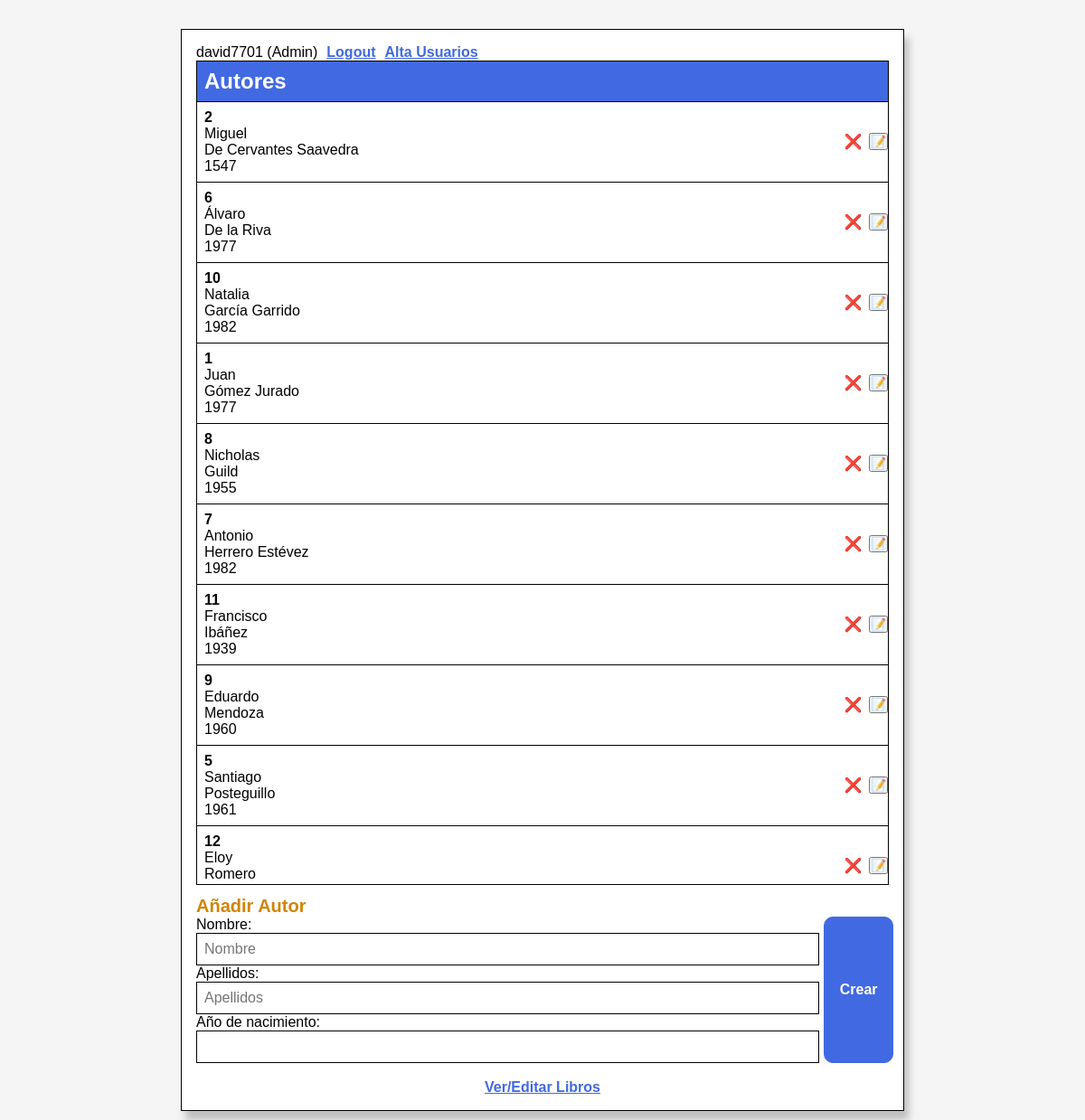
The app's page /Controller/?action=list_autores (signed in) with its own data.
### tables this page shows
CREATE TABLE `autores` (
  `codigo_autor` int(11) NOT NULL,
  `nombre` varchar(255) DEFAULT NULL,
  `apellidos` varchar(255) DEFAULT NULL,
  `año_nacimiento` varchar(4) DEFAULT NULL
);

### Model/autores_bd.php (called while the page is built, shortened)
<?php
function get_autores_by_autor($autor){
    try{
        $con =BD::getConexion();
        $query="select * from autores ";
        $query.=" order by apellidos";
       $statement= $con->prepare($query);
        $statement->execute();
        $resultados=$statement->fetchAll();
        return $resultados;
    }catch(PDOException $e){
        $error="Ha ocurrido un error obteniendo  el libro en la base de datos ";
        $error.= $e->getMessage();
        include ("View/error.php");
        exit();
    }
}
?>

### View/autores_list.php (the view, shortened to what this page needs)
<?php include('../View/header.php') ?>
<section id="list" class="list">
<header class="list__row list__header">
        <h1>
            Autores
        </h1>
    </header>
    <?php if($autores) { ?>
    <?php foreach ($autores as $autor) : ?>
    <div class="list__row">
        <div class="list__item">
            <p class="bold"><?= $autor['codigo_autor']?></p>
            <p><?= $autor['nombre']; ?></p>
            <p><?= $autor['apellidos']; ?></p>
            <p><?= $autor['año_nacimiento']; ?></p>
        </div>
        <?php if (isset($_COOKIE["usuario"]) && isset($_COOKIE["rol"]) && $_COOKIE["rol"]=="Admin" ){
            ?>
        <div class="list__removeItem">
            <form action="." method="post">
                <button class="remove-button">❌</button>
            </form>
        </div>
        <div class="list__updateItem">
            <form action="." method="post">
                <button class="update-button">📝</button>
            </form>
        </div>
        <?php
        }
        ?>
    </div>
    <?php endforeach; ?>
    <?php } else { ?>
    <p>No hay autores.</p>
    <?php } ?>
</section>
<?php
if( isset($_COOKIE["usuario"]) && isset($_COOKIE["rol"]) && $_COOKIE["rol"]=="Admin"){
?>
<section id="add" class="add">
    <h2>Añadir Autor</h2>
    <form action="." method="post" id="add__form" class="add__form">
        <div class="add__inputs">
            <label>Nombre:</label>
            <input type="text" name="nombre" maxlength="255" placeholder="Nombre" required>
            <label>Apellidos:</label>
            <input type="text" name="apellidos" maxlength="255" placeholder="Apellidos" required>
            <label>Año de nacimiento:</label>
            <input type="number"  name="año_nacimiento" maxlength="4" required>
        </div>
        <div class="add__addItem">
            <button class="add-button bold">Crear</button>
        </div>
    </form>
</section>
<?php
}
?>
<br>
<p><a href=".?action=list_libros">Ver/Editar Libros</a></p>
<?php include('../View/footer.php') ?>

### records on screen
autores: codigo_autor "2", nombre "Miguel", apellidos "De Cervantes Saavedra", año_nacimiento "1547"
autores: codigo_autor "6", nombre "Álvaro", apellidos "De la Riva", año_nacimiento "1977"
autores: codigo_autor "10", nombre "Natalia", apellidos "García Garrido", año_nacimiento "1982"
autores: codigo_autor "1", nombre "Juan", apellidos "Gómez Jurado", año_nacimiento "1977"
autores: codigo_autor "8", nombre "Nicholas", apellidos "Guild", año_nacimiento "1955"
autores: codigo_autor "7", nombre "Antonio", apellidos "Herrero Estévez", año_nacimiento "1982"
autores: codigo_autor "11", nombre "Francisco", apellidos "Ibáñez", año_nacimiento "1939"
autores: codigo_autor "9", nombre "Eduardo", apellidos "Mendoza", año_nacimiento "1960"
autores: codigo_autor "5", nombre "Santiago", apellidos "Posteguillo", año_nacimiento "1961"
autores: codigo_autor "12", nombre "Eloy", apellidos "Romero"

### other values on screen
$_COOKIE["usuario"] "david7701"
$_COOKIE["rol"] "Admin"
